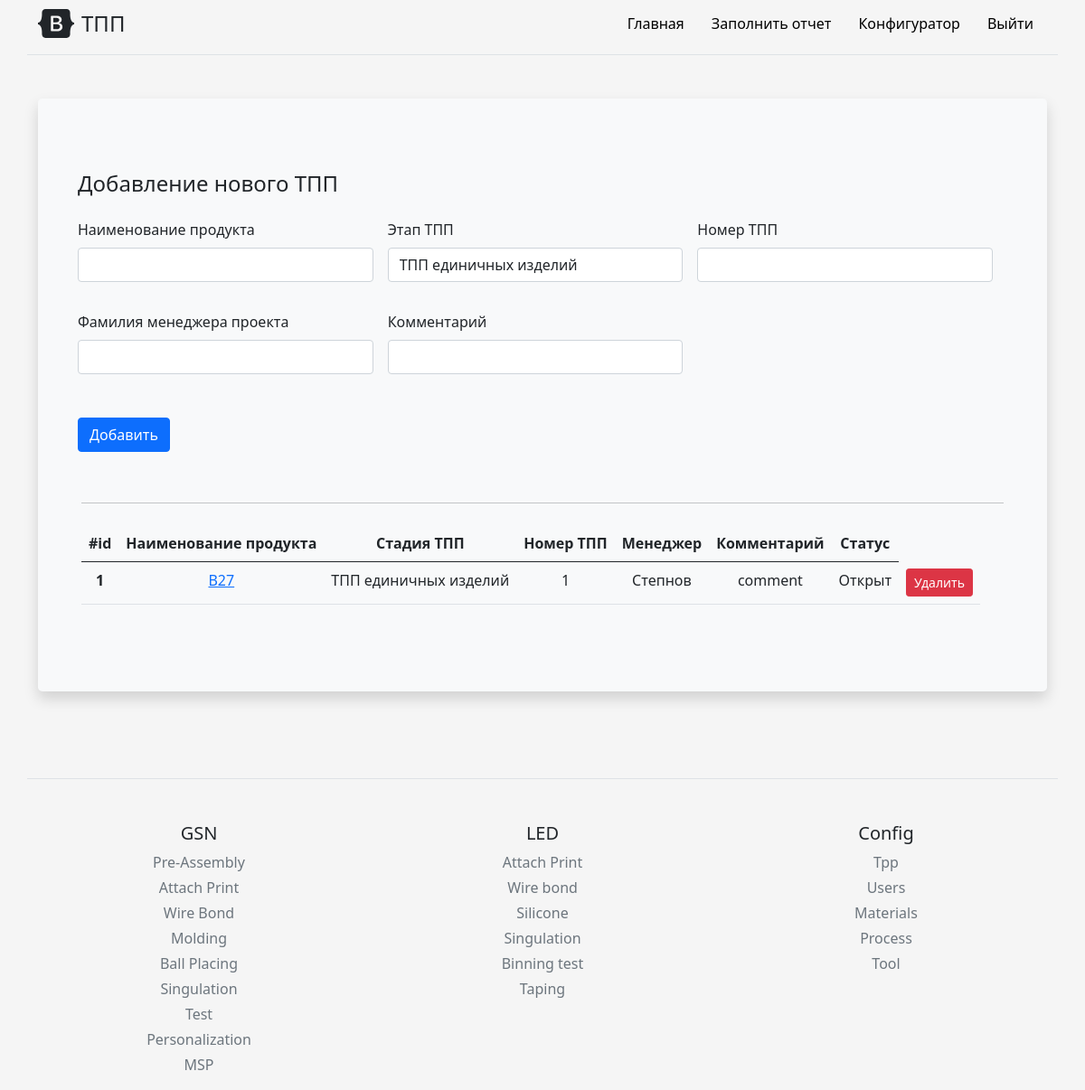
The page /config_tpp (signed in) on the database its author committed.
### models.py (models this page shows, shortened)
class Tpp_config(db.Model):
    id = db.Column(db.Integer, primary_key=True)
    prod_name = db.Column(db.Text, nullable=False)
    tpp_stage = db.Column(db.Text, nullable=False)
    number = db.Column(db.Text, nullable=False)
    owner = db.Column(db.Text, nullable=False)
    comment = db.Column(db.Text, nullable=False)
    status = db.Column(db.Text, nullable=False, default="Открыт")
    del_status = db.Column(db.Boolean, nullable=False, default=True)

### routes.py (the view, shortened to what this page needs)
@app_routes.route('/config_tpp', methods=["POST", "GET"])
@login_required
def config_tpp():
    from main import db
    from models import Tpp_config
    form = TppConfigForm()
    tpp_config = db.session.query(Tpp_config).filter_by(del_status=True).all()
    return render_template('config_folder/config_tpp.html', form=form, tpp_config=tpp_config)

### forms.py
class TppConfigForm(FlaskForm):
    choices = ["ТПП единичных изделий", "ТПП серийных изделий"]
    prod_name = StringField('Наименование продукта', validators=[DataRequired()])
    tpp_stage = SelectField('Этап ТПП', choices=choices, validators=[DataRequired()])
    tpp_numb = IntegerField('Номер ТПП', validators=[DataRequired()])
    prod_owner = StringField('Фамилия менеджера проекта', validators=[DataRequired()])
    comment = StringField('Комментарий')
    submit = SubmitField('Добавить')

### main.py (called while the page is built)
@login_manager.user_loader
def load_user(id):
    from models import User
    return User.query.get(int(id))

### templates/config_folder/config_tpp.html (shortened to what this page needs)
{% extends 'base.html' %}
{% block body %}
<div class="container py-4">
	<div class="p-5 mb-4 bg-light rounded-3 shadow">
		<div class="row align-items-md-stretch">
			<form class="row g-3" method="post">
				<h4>Добавление нового ТПП</h4>
				<div class="col-sm-4">
					<p>
					{{ form.prod_name.label(class="form-label") }}<br>
                    {{ form.prod_name(class="form-control") }}
                    </p>
                </div>
                <div class="col-sm-4">
                    <p>
                    {{ form.tpp_stage.label(class="form-label") }}<br>
                    {{ form.tpp_stage(class="form-control") }}
                    </p>
                </div>
                <div class="col-sm-4">
                    <p>
                    {{ form.tpp_numb.label(class="form-label") }}<br>
                    {{ form.tpp_numb(class="form-control") }}
                    </p>
                </div>
                <div class="col-sm-4">
                    <p>
                    {{ form.prod_owner.label(class="form-label") }}<br>
                    {{ form.prod_owner(class="form-control") }}
                    </p>
                </div>
                <div class="col-sm-4">
                    <p>
                    {{ form.comment.label(class="form-label") }}<br>
                    {{ form.comment(class="form-control") }}
                    </p>
                </div>
                <div class="py-3">
                    <p>{{ form.submit(class="btn btn-m btn-primary btn-block") }}</p>
                </div>
            </div>
            <hr class="my-4">
            <div class="col-md-12">
                <table class="table table-hover" method="post">
                    <thead>
                        <tr>
                        <th scope="col">#id</th>
                        <th scope="col">Наименование продукта</th>
                        <th scope="col">Стадия ТПП</th>
                        <th scope="col">Номер ТПП</th>
                        <th scope="col">Менеджер</th>
                        <th scope="col">Комментарий</th>
                        <th scope="col">Статус</th>
                        </tr>
                    </thead>
                    <tbody>
                        {% for item in tpp_config %}
                        <tr>
                        <th scope="row" name="up_table_id">{{item.id}}</th>
                        <td name="up_table_prod_name"><a href="/update/{{item.id}}"> {{item.prod_name}} </a></td>
                        <td name="up_table_tpp_stage">{{item.tpp_stage}}</td>
                        <td name="up_table_number">{{item.number}}</td>
                        <td name="up_table_owner">{{item.owner}}</td>
                        <td name="up_table_comment">{{item.comment}}</td>    <td name="up_table_status">{{item.status}}</td>
                        <td>
                        <a class="btn btn-sm btn-danger btn-block" href="delete/{{item.id}}">Удалить</a>
                        </td>
                        </tr>
                        {% endfor %}
                    </tbody>
                </table>
                <div class="py-3">
                </div>
            </div>
         </div>
    </div>
{% endblock %}

### static/css/main.css (style rules this page uses)
html, body { height: 100%; background-color: #f5f5f5; }
.shadow { background: #ffcc00; box-shadow: 0 0 10px rgba(0,0,0,0.5); padding: 10px; }
.table { display: block; border-collapse: collapse; width: 100%; overflow: auto; }
th, td { text-align: center; padding: 8px; }

### rows shown on the page
Tpp_config: id "1", prod_name "B27", tpp_stage "ТПП единичных изделий", number "1", owner "Степнов", comment "comment", status "Открыт"
